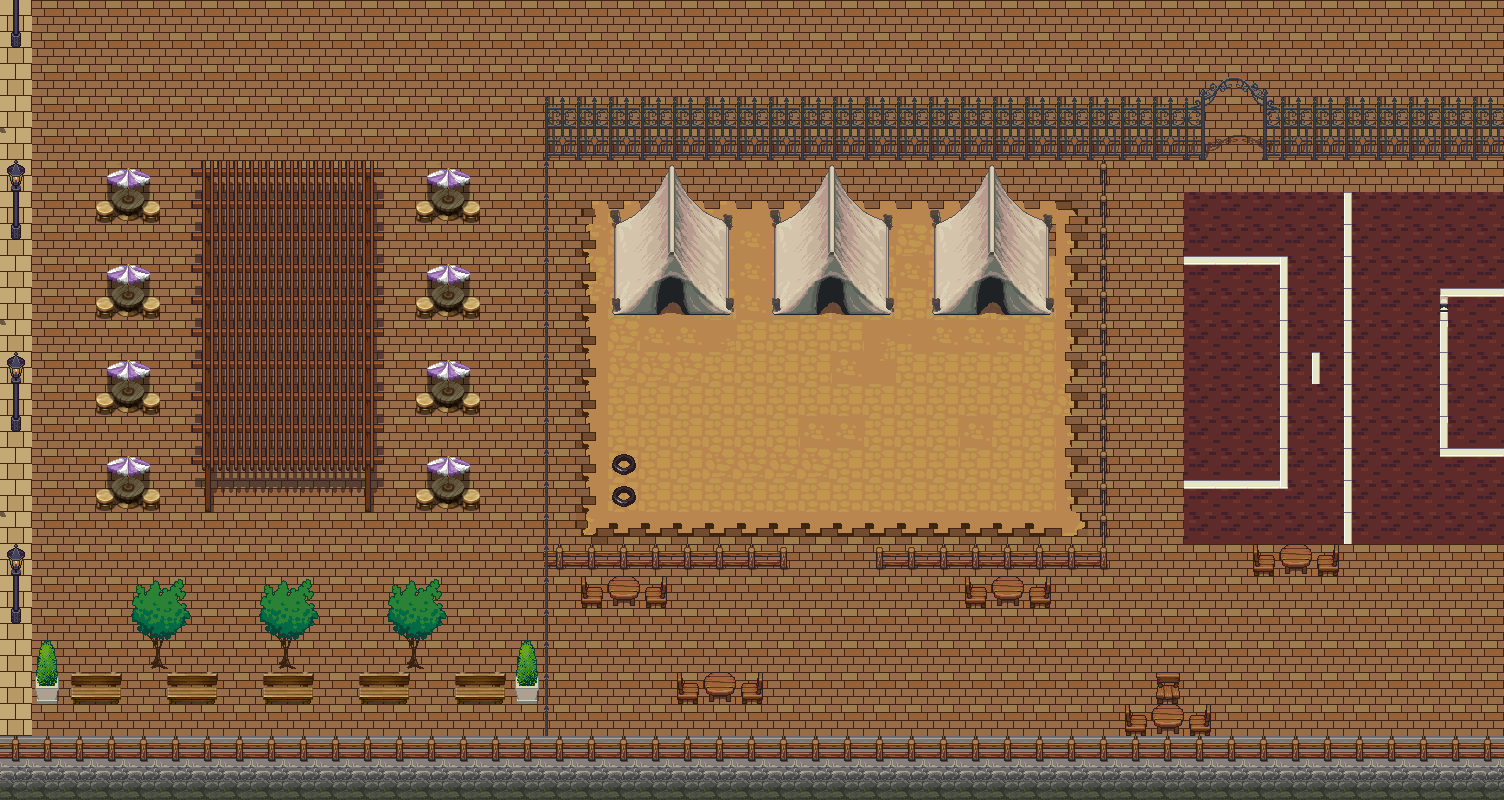

Tiled map render using the project's own tile images. Description and the map definition, with tile-layer contents summarised, below:
An orthogonal 47x25 tile map with 32x32 px tiles, 5 tile layers (Capa de Patrones 1, Capa de patrones 2, Capa de patrones 3, Capa de patrones 4, ...), 8 tilesets.

<map version="1.2" tiledversion="1.2.2" orientation="orthogonal" renderorder="right-down" width="47" height="25" tilewidth="32" tileheight="32" infinite="0" nextlayerid="6" nextobjectid="1">
 <tileset firstgid="1" source="../Construccion Mapas/interior6.tsx" />
 <tileset firstgid="401" source="../Construccion Mapas/interior7.tsx" />
 <tileset firstgid="1425" name="interior4" tilewidth="32" tileheight="32" tilecount="1024" columns="32">
  <image source="../Construccion Mapas/build_atlas.png" width="1024" height="1024" />
 </tileset>
 <tileset firstgid="2449" source="../Construccion Mapas/Outside_B.tsx" />
 <tileset firstgid="2705" source="../Construccion Mapas/BlueTownv2_byLunarea.tsx" />
 <tileset firstgid="2961" source="../Construccion Mapas/Inside_B.tsx" />
 <tileset firstgid="3217" source="../Construccion Mapas/TileE2-byLunarea.tsx" />
 <tileset firstgid="3473" source="../Construccion Mapas/tileset_town_multi_v002.tsx" />
 <layer id="1" name="Capa de Patrones 1" width="47" height="25">
  <data>[1175 cells, 1175 non-empty, 19 distinct tile ids]</data>
 </layer>
 <layer id="2" name="Capa de patrones 2" width="47" height="25">
  <data>[1175 cells, 311 non-empty, 58 distinct tile ids]</data>
 </layer>
 <layer id="3" name="Capa de patrones 3" width="47" height="25">
  <data>[1175 cells, 155 non-empty, 34 distinct tile ids]</data>
 </layer>
 <layer id="4" name="Capa de patrones 4" width="47" height="25">
  <data>[1175 cells, 0 non-empty, 0 distinct tile ids]</data>
 </layer>
 <layer id="5" name="Capa de patrones 5" width="47" height="25">
  <data>[1175 cells, 0 non-empty, 0 distinct tile ids]</data>
 </layer>
</map>
